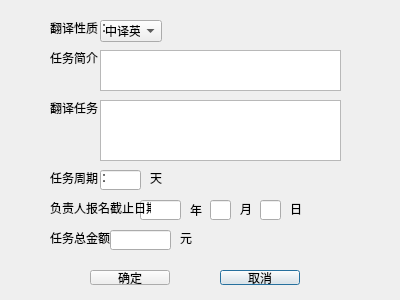
<?xml version="1.0" encoding="UTF-8"?>
<ui version="4.0">
 <class>taskNew</class>
 <widget class="QDialog" name="taskNew">
  <property name="geometry">
   <rect>
    <x>0</x>
    <y>0</y>
    <width>400</width>
    <height>300</height>
   </rect>
  </property>
  <property name="windowTitle">
   <string>Dialog</string>
  </property>
  <widget class="QPushButton" name="canclBtn">
   <property name="geometry">
    <rect>
     <x>220</x>
     <y>270</y>
     <width>80</width>
     <height>15</height>
    </rect>
   </property>
   <property name="text">
    <string>取消</string>
   </property>
  </widget>
  <widget class="QLineEdit" name="leaderYear">
   <property name="geometry">
    <rect>
     <x>140</x>
     <y>200</y>
     <width>41</width>
     <height>20</height>
    </rect>
   </property>
  </widget>
  <widget class="QPushButton" name="confrmBtn">
   <property name="geometry">
    <rect>
     <x>90</x>
     <y>270</y>
     <width>80</width>
     <height>15</height>
    </rect>
   </property>
   <property name="text">
    <string>确定</string>
   </property>
  </widget>
  <widget class="QComboBox" name="comboBox">
   <property name="geometry">
    <rect>
     <x>100</x>
     <y>20</y>
     <width>62</width>
     <height>22</height>
    </rect>
   </property>
   <item>
    <property name="text">
     <string>中译英</string>
    </property>
   </item>
   <item>
    <property name="text">
     <string>英译中</string>
    </property>
   </item>
  </widget>
  <widget class="QLineEdit" name="leaderMonth">
   <property name="geometry">
    <rect>
     <x>210</x>
     <y>200</y>
     <width>21</width>
     <height>20</height>
    </rect>
   </property>
  </widget>
  <widget class="QLineEdit" name="time">
   <property name="geometry">
    <rect>
     <x>100</x>
     <y>170</y>
     <width>41</width>
     <height>20</height>
    </rect>
   </property>
  </widget>
  <widget class="QLabel" name="label_10">
   <property name="geometry">
    <rect>
     <x>50</x>
     <y>20</y>
     <width>61</width>
     <height>16</height>
    </rect>
   </property>
   <property name="text">
    <string>翻译性质：</string>
   </property>
  </widget>
  <widget class="QLabel" name="label">
   <property name="geometry">
    <rect>
     <x>50</x>
     <y>100</y>
     <width>51</width>
     <height>16</height>
    </rect>
   </property>
   <property name="text">
    <string>翻译任务：</string>
   </property>
  </widget>
  <widget class="QLabel" name="label_5">
   <property name="geometry">
    <rect>
     <x>190</x>
     <y>200</y>
     <width>31</width>
     <height>20</height>
    </rect>
   </property>
   <property name="text">
    <string>年</string>
   </property>
  </widget>
  <widget class="QLabel" name="label_4">
   <property name="geometry">
    <rect>
     <x>150</x>
     <y>170</y>
     <width>41</width>
     <height>16</height>
    </rect>
   </property>
   <property name="text">
    <string>天</string>
   </property>
  </widget>
  <widget class="QLabel" name="label_6">
   <property name="geometry">
    <rect>
     <x>240</x>
     <y>199</y>
     <width>41</width>
     <height>20</height>
    </rect>
   </property>
   <property name="text">
    <string>月</string>
   </property>
  </widget>
  <widget class="QLabel" name="label_2">
   <property name="geometry">
    <rect>
     <x>50</x>
     <y>170</y>
     <width>61</width>
     <height>16</height>
    </rect>
   </property>
   <property name="text">
    <string>任务周期：</string>
   </property>
  </widget>
  <widget class="QLabel" name="label_8">
   <property name="geometry">
    <rect>
     <x>50</x>
     <y>230</y>
     <width>61</width>
     <height>16</height>
    </rect>
   </property>
   <property name="text">
    <string>任务总金额：</string>
   </property>
  </widget>
  <widget class="QLabel" name="label_9">
   <property name="geometry">
    <rect>
     <x>180</x>
     <y>230</y>
     <width>41</width>
     <height>16</height>
    </rect>
   </property>
   <property name="text">
    <string>元</string>
   </property>
  </widget>
  <widget class="QLabel" name="label_7">
   <property name="geometry">
    <rect>
     <x>290</x>
     <y>198</y>
     <width>41</width>
     <height>21</height>
    </rect>
   </property>
   <property name="text">
    <string>日</string>
   </property>
  </widget>
  <widget class="QLabel" name="label_3">
   <property name="geometry">
    <rect>
     <x>50</x>
     <y>200</y>
     <width>101</width>
     <height>16</height>
    </rect>
   </property>
   <property name="text">
    <string>负责人报名截止日期：</string>
   </property>
  </widget>
  <widget class="QLineEdit" name="money">
   <property name="geometry">
    <rect>
     <x>110</x>
     <y>230</y>
     <width>61</width>
     <height>20</height>
    </rect>
   </property>
  </widget>
  <widget class="QTextEdit" name="translateTask">
   <property name="geometry">
    <rect>
     <x>100</x>
     <y>100</y>
     <width>241</width>
     <height>61</height>
    </rect>
   </property>
  </widget>
  <widget class="QLineEdit" name="leaderDay">
   <property name="geometry">
    <rect>
     <x>260</x>
     <y>200</y>
     <width>21</width>
     <height>20</height>
    </rect>
   </property>
  </widget>
  <widget class="QLabel" name="label_11">
   <property name="geometry">
    <rect>
     <x>50</x>
     <y>50</y>
     <width>51</width>
     <height>16</height>
    </rect>
   </property>
   <property name="text">
    <string>任务简介：</string>
   </property>
  </widget>
  <widget class="QTextEdit" name="introEdit">
   <property name="geometry">
    <rect>
     <x>100</x>
     <y>50</y>
     <width>241</width>
     <height>41</height>
    </rect>
   </property>
  </widget>
 </widget>
 <resources/>
 <connections/>
</ui>
